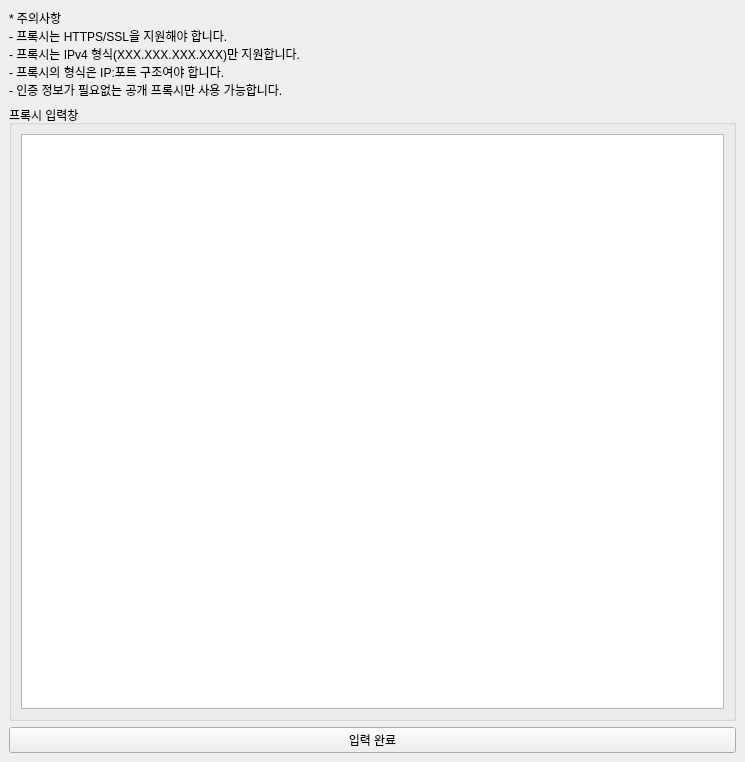
<?xml version="1.0" encoding="UTF-8"?>
<ui version="4.0">
 <class>MainWindow</class>
 <widget class="QMainWindow" name="MainWindow">
  <property name="geometry">
   <rect>
    <x>0</x>
    <y>0</y>
    <width>745</width>
    <height>762</height>
   </rect>
  </property>
  <property name="windowTitle">
   <string>MainWindow</string>
  </property>
  <widget class="QWidget" name="centralwidget">
   <layout class="QVBoxLayout" name="verticalLayout_2">
    <item>
     <layout class="QVBoxLayout" name="verticalLayout">
      <item>
       <widget class="QLabel" name="label">
        <property name="text">
         <string>* 주의사항
- 프록시는 HTTPS/SSL을 지원해야 합니다.
- 프록시는 IPv4 형식(XXX.XXX.XXX.XXX)만 지원합니다.
- 프록시의 형식은 IP:포트 구조여야 합니다.
- 인증 정보가 필요없는 공개 프록시만 사용 가능합니다.</string>
        </property>
       </widget>
      </item>
     </layout>
    </item>
    <item>
     <widget class="QGroupBox" name="groupBox">
      <property name="title">
       <string>프록시 입력창</string>
      </property>
      <layout class="QVBoxLayout" name="verticalLayout_3">
       <item>
        <widget class="QPlainTextEdit" name="proxies_input"/>
       </item>
      </layout>
     </widget>
    </item>
    <item>
     <widget class="QPushButton" name="complete_button">
      <property name="text">
       <string>입력 완료</string>
      </property>
     </widget>
    </item>
   </layout>
  </widget>
 </widget>
 <resources/>
 <connections/>
</ui>
